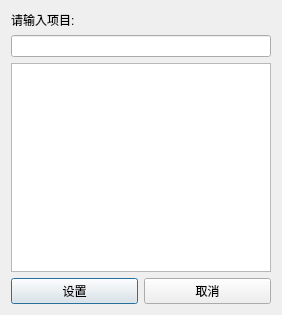
<?xml version="1.0" encoding="UTF-8"?>
<ui version="4.0">
 <class>settingProjectDialog</class>
 <widget class="QDialog" name="settingProjectDialog">
  <property name="geometry">
   <rect>
    <x>0</x>
    <y>0</y>
    <width>282</width>
    <height>315</height>
   </rect>
  </property>
  <property name="sizePolicy">
   <sizepolicy hsizetype="Expanding" vsizetype="Expanding">
    <horstretch>0</horstretch>
    <verstretch>0</verstretch>
   </sizepolicy>
  </property>
  <property name="windowTitle">
   <string>设置项目</string>
  </property>
  <layout class="QGridLayout" name="gridLayout">
   <item row="0" column="0">
    <layout class="QVBoxLayout" name="verticalLayout">
     <item>
      <widget class="QLabel" name="label">
       <property name="text">
        <string>请输入项目:</string>
       </property>
      </widget>
     </item>
     <item>
      <widget class="QLineEdit" name="projectInput"/>
     </item>
     <item>
      <widget class="QListWidget" name="settingProjectList"/>
     </item>
     <item>
      <layout class="QHBoxLayout" name="horizontalLayout">
       <item>
        <widget class="QPushButton" name="settingProjectButton">
         <property name="text">
          <string>设置</string>
         </property>
        </widget>
       </item>
       <item>
        <widget class="QPushButton" name="cancelSettingButton">
         <property name="text">
          <string>取消</string>
         </property>
        </widget>
       </item>
      </layout>
     </item>
    </layout>
   </item>
  </layout>
 </widget>
 <resources/>
 <connections/>
</ui>
